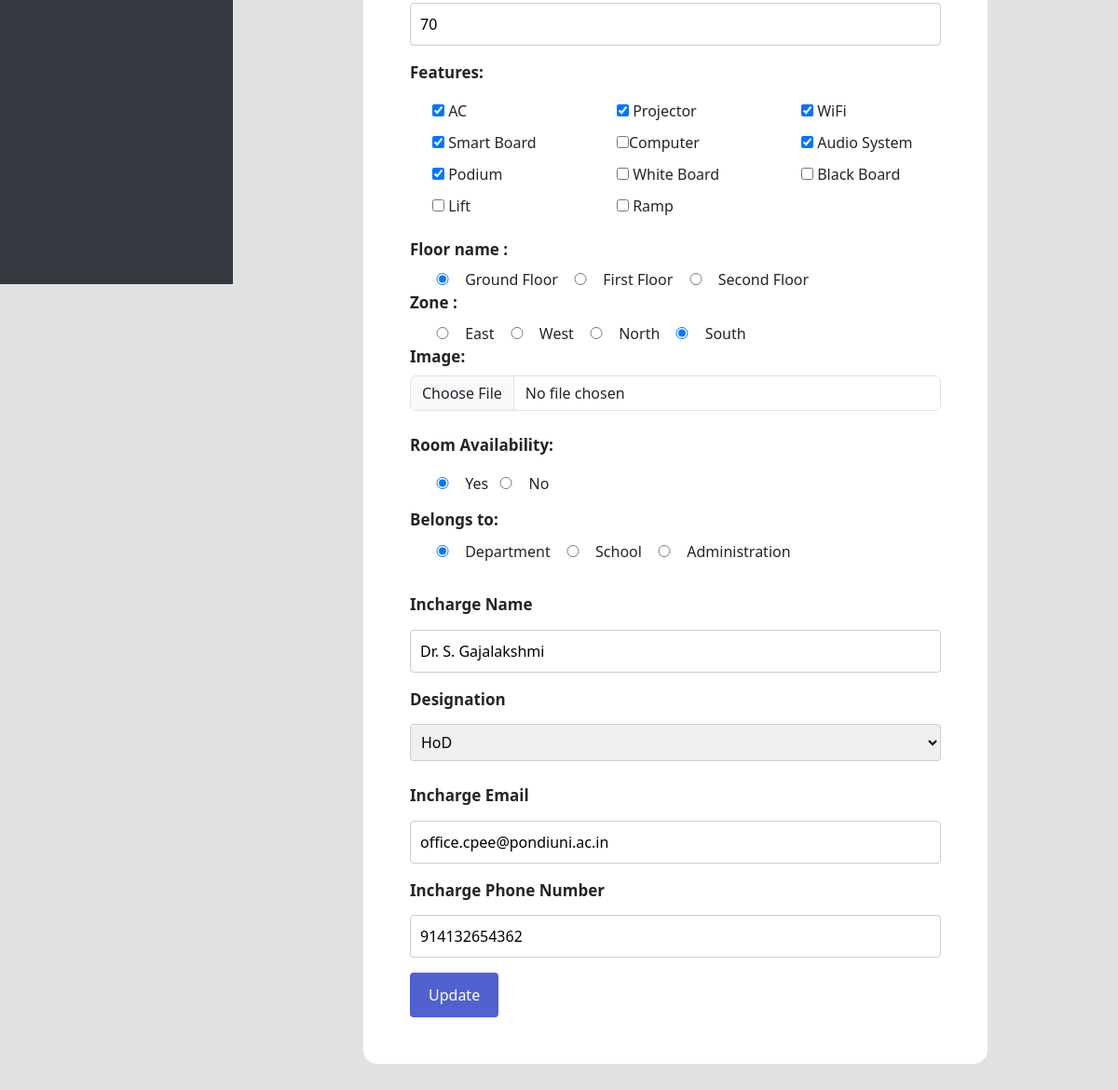
Page /modify_hall.php?id=1 (signed in, lower part) on the earlier database version.
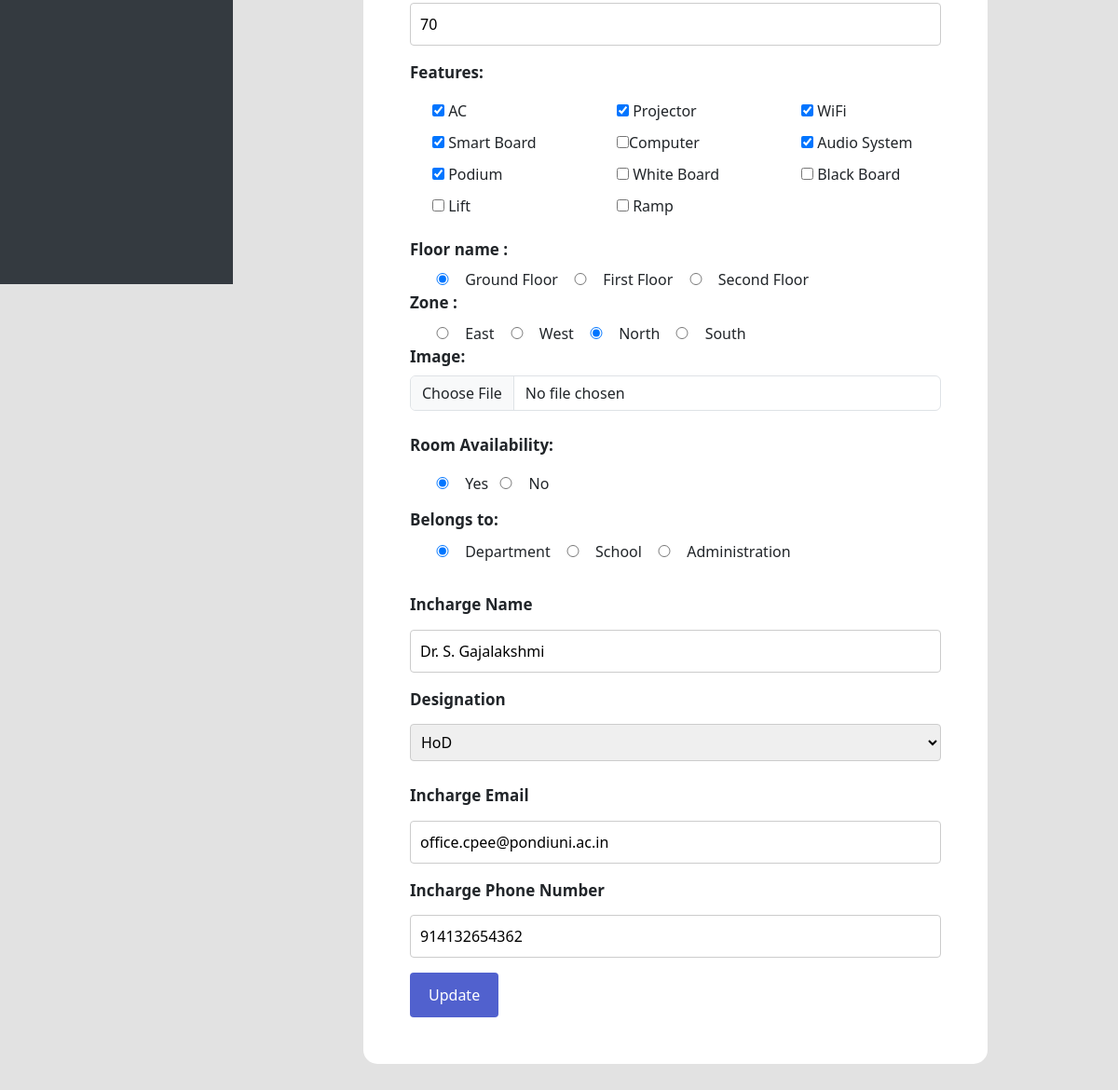
Same page on the later database version.
### tables this page shows
CREATE TABLE `hall_details` (
  `hall_id` int(11) NOT NULL,
  `type_id` int(11) NOT NULL,
  `hall_name` varchar(255) NOT NULL,
  `capacity` varchar(255) NOT NULL,
  `wifi` varchar(255) NOT NULL,
  `ac` varchar(255) NOT NULL,
  `projector` varchar(255) NOT NULL,
  `computer` varchar(255) NOT NULL,
  `audio_system` varchar(255) NOT NULL,
  `podium` varchar(255) NOT NULL,
  `ramp` varchar(255) NOT NULL,
  `smart_board` varchar(255) NOT NULL,
  `lift` varchar(255) NOT NULL,
  `white_board` varchar(255) NOT NULL,
  `blackboard` varchar(255) NOT NULL,
  `floor` enum('Ground Floor','First Floor','Second Floor','') NOT NULL,
  `zone` varchar(255) NOT NULL,
  `cost` varchar(255) NOT NULL,
  `image` varchar(255) NOT NULL,
  `availability` varchar(255) NOT NULL,
  `belongs_to` enum('Department','School','Administration','') NOT NULL,
  `department_id` int(11) DEFAULT NULL,
  `school_id` int(11) NOT NULL,
  `section_id` int(11) DEFAULT NULL,
  `section` varchar(25) NOT NULL,
  `incharge_name` varchar(255) NOT NULL,
  `designation` varchar(255) NOT NULL,
  `incharge_email` varchar(255) NOT NULL,
  `phone` varchar(255) NOT NULL,
  `from_date` date NOT NULL,
  `updated_date` varchar(6) NOT NULL
);

### modify_hall.php (the view, shortened to what the changed rows need)
<!DOCTYPE html>
<html lang="en">
<head>
    <link rel="stylesheet" href="https://cdn.jsdelivr.net/npm/flatpickr/dist/flatpickr.min.css">
    <link href="https://cdn.jsdelivr.net/npm/bootstrap@5.3.0/dist/css/bootstrap.min.css" rel="stylesheet">
    <link rel="stylesheet" href="assets/design.css" />
</head>
<body>
    <div class="main-content mt-3">
            <?php
        include 'assets/conn.php';
        if (isset($_GET['id'])) {
            $hall_id = $_GET['id'];
            $query = "SELECT hd.*, s.school_name, d.department_name, sec.section_name
                    FROM hall_details hd
                    LEFT JOIN schools s ON hd.school_id = s.school_id
                    LEFT JOIN departments d ON hd.department_id = d.department_id
                    LEFT JOIN section sec ON hd.section_id = sec.section_id
                    WHERE hd.hall_id = ?";
            $stmt = $conn->prepare($query);
            $stmt->bind_param("i", $hall_id);
            $stmt->execute();
            $result = $stmt->get_result();
            if ($result->num_rows > 0) {
                $room = $result->fetch_assoc();
            } else {
                echo "No data found for the specified hall.";
            }
        }
            ?>
                <form  method="post" style="margin:30px 100px; background-color:white; padding: 50px; border-radius:15px;" enctype="multipart/form-data">
                        <input type="number" id="apacity" name="capacity" value="<?php echo $room['capacity'] ?>" placeholder="capacity..">
                        <label class=" form-label">Features:</label>
                        <div class="row  mb-3">
                            <div class="col-md-4 mt-2">
                                <div class="form-check">
                                    <label class="feature">
                                        <input type="checkbox" class="prefer" name="preference[]" value="ac"
                                            <?php if ($room['ac'] === 'AC') { echo 'checked'; } ?>
                                            onchange="toggleInput(this, 'ac_num')"> AC
                                    </label>
                                </div>
                            </div>
                             <div class="col-md-4 mt-2">
                                <div class="form-check">
                                    <label class="feature">
                                        <input type="checkbox" class="prefer" name="preference[]" value="projector"
                                            <?php if ($room['projector']=== 'Projector') { echo 'checked'; } ?>
                                            onchange="toggleInput(this, 'projector_num')"> Projector
                                    </label>
                                </div>
                            </div>
                            <div class="col-md-4 mt-2">
                                <div class="form-check">
                                    <label class="feature">
                                        <input type="checkbox" class="prefer" name="preference[]" value="wifi"
                                            <?php if ($room['wifi'] === 'WIFI') { echo 'checked'; } ?>
                                            onchange="toggleInput(this, 'wifi_num')"> WiFi
                                    </label>
                                </div>
                            </div>
                            <div class="col-md-4 mt-2">
                                <div class="form-check">
                                    <label class="feature">
                                        <input type="checkbox" class="prefer" name="preference[]" value="smartboard"
                                            <?php if ($room['smart_board'] === 'Smartboard') { echo 'checked'; } ?>
                                            onchange="toggleInput(this, 'smartboard_num')"> Smart Board
                                    </label>
                                </div>
                            </div>
                            <div class="col-md-4 mt-2">
                                <div class="form-check">
                                    <label class="feature">
                                        <input type="checkbox" class="prefer" name="preference[]" value="computer"
                                            <?php if ($room['computer'] === 'Yes') { echo 'checked'; } ?>
                                            onchange="toggleInput(this, 'computer_num')">Computer
                                    </label>
                                </div>
                            </div>
                            <div class="col-md-4 mt-2">
                                <div class="form-check">
                                    <label class="feature" >
                                        <input type="checkbox" class="prefer" name="preference[]" value="audio"
                                            <?php if ($room['audio_system'] === 'AudioSystem') { echo 'checked'; } ?>
                                            onchange="toggleInput(this, 'audio_num')"> Audio System
                                    </label>
                                </div>
                            </div>
                            <div class="col-md-4 mt-2">
                                <div class="form-check">
                                    <label class="feature" >
                                        <input type="checkbox" class="prefer" name="preference[]" value="podium"
                                            <?php if ($room['podium'] === 'Podium') { echo 'checked'; } ?>
                                            onchange="toggleInput(this, 'podium_num')"> Podium
                                    </label>
                                </div>
                            </div>
                            <div class="col-md-4 mt-2">
                                <div class="form-check">
                                    <label class="feature">
                                        <input type="checkbox" class="prefer" name="preference[]" value="white_board"
                                            <?php if ($room['white_board'] === 'white_board') { echo 'checked'; } ?>
                                            onchange="toggleInput(this, 'whiteboard_num')"> White Board
                                    </label>
                                </div>
                            </div>
                            <div class="col-md-4 mt-2">
                                <div class="form-check">
                                    <label class="feature">
                                        <input type="checkbox" class="prefer" name="preference[]" value="blackboard"
                                            <?php if ($room['blackboard'] === 'blackboard') { echo 'checked'; } ?>
                                            onchange="toggleInput(this, 'blackboard_num')"> Black Board
                                    </label>
                                </div>
                            </div>
                            <div class="col-md-4 mt-2">
                                <div class="form-check">
                                    <label class="feature">
                                        <input type="checkbox" class="prefer" name="preference[]" value="lift"
                                            <?php if ($room['lift'] === 'Lift') { echo 'checked'; } ?>
                                            onchange="toggleInput(this, 'lift_num')"> Lift
                                    </label>
                                </div>
                            </div>
                            <div class="col-md-4 mt-2">
                                <div class="form-check">
                                    <label class="feature">
                                        <input type="checkbox" class="prefer" name="preference[]" value="ramp"
                                            <?php if ($room['ramp'] === 'Ramp') { echo 'checked'; } ?>
                                            onchange="toggleInput(this, 'ramp_num')"> Ramp
                                    </label>
                                </div>
                            </div>
                        </div>
                        <label class="form-label mt-1">Floor name :</label> <br>
                            <input type="radio" style="width: 40px; margin-left:15px;" name="floor" value="Ground Floor"
                                <?php if ($room['floor'] === 'Ground Floor') { echo 'checked'; } ?>
                                required> Ground Floor
                            <input type="radio" style="width: 40px;" name="floor" value="First Floor"
                                <?php if ($room['floor'] === 'First Floor') { echo 'checked'; } ?>
                                required> First Floor
                            <input type="radio" style="width: 40px;" name="floor" value="Second Floor"
                                <?php if ($room['floor'] === 'Second Floor') { echo 'checked'; } ?>
                                required> Second Floor <br>
                                <label class="form-label">Zone :</label><br>
                                    <input type="radio" style="width: 40px; margin-left:15px;" name="zone" value="East"
                                        <?php if ($room['zone'] === 'East') { echo 'checked'; } ?>
                                        required> East
                                    <input type="radio" style="width: 40px;" name="zone" value="West"
                                        <?php if ($room['zone'] === 'West') { echo 'checked'; } ?>
                                        required> West
                                    <input type="radio" style="width: 40px;" name="zone" value="North"
                                        <?php if ($room['zone'] === 'North') { echo 'checked'; } ?>
                                        required> North
                                    <input type="radio" style="width: 40px;" name="zone" value="South"
                                        <?php if ($room['zone'] === 'South') { echo 'checked'; } ?>
                                        required> South <br>
                        <label class="form-label">Image:</label>
                        <input type="file" class="form-control" id="imageUpload"  name="file"><br>
                        <label class="form-label">Room Availability:</label>
                        <div class="mt-2 mb-1">
                            <input type="radio" style="width: 40px; margin-left:15px;" id="yes-option" name="availability" value="yes"
                                <?php if ($room['availability'] === 'yes') echo 'checked'; ?>>
                            <label for="yes-option" style="width: 20px;">Yes</label>
                            <input type="radio" style="width: 40px;" id="no-option" name="availability" value="no"
                                <?php if ($room['availability'] === 'no') echo 'checked'; ?>>
                            <label for="no-option" style="width: 20px;">No</label>
                            <br>
                        </div>
                        <label class="form-label" style="margin: 10px 0px;">Belongs to:</label><br>
                        <div>
                            <input type="radio" style="width: 40px; margin-left:15px;" name="belongs_to" value="Department"
                                onclick="toggleBelongsTo('Department')" <?php if ($room['belongs_to'] === 'Department') echo 'checked'; ?> > Department
                            <input type="radio" style="width: 40px;" name="belongs_to" value="School"
                                onclick="toggleBelongsTo('School')" <?php if ($room['belongs_to'] === 'School') echo 'checked'; ?> > School
                            <input type="radio" style="width: 40px;" name="belongs_to" value="Administration"
                                onclick="toggleBelongsTo('Administration')"  <?php if ($room['belongs_to'] === 'Administration') echo 'checked'; ?>> Administration
                        </div>
                        <br>
                        <label class="form-label mt-2">Incharge Name</label>
                        <input type="text" name="incharge_name" value="<?php echo $room['incharge_name'] ?>" placeholder=" Incharge name.." >
                        <label class="form-label">Designation</label>
                        <select style="padding: 7px;" name="designation">
                            <option value="<?php echo $room['designation'] ?>"> <?php echo $room['designation'] ?></option>
                        </select>
                        <label class="form-label mt-2">Incharge Email</label>
                        <input type="email" name="incharge_email" value="<?php echo $room['incharge_email'] ?>" placeholder="Incharge email..">
                        <label class="form-label">Incharge Phone Number</label>
                        <input type="number" name="phoneNumber" value="<?php echo $room['phone'] ?>" placeholder="Incharge Phone Number.." >
                        <input type="submit" name="updateroom" value="Update">
        </form>
    </div>
</body>
</html>

Differences in the rows shown:
changed hall_details "☑ Yes": zone "☐" → "☑"; zone "☑" → "☐"
